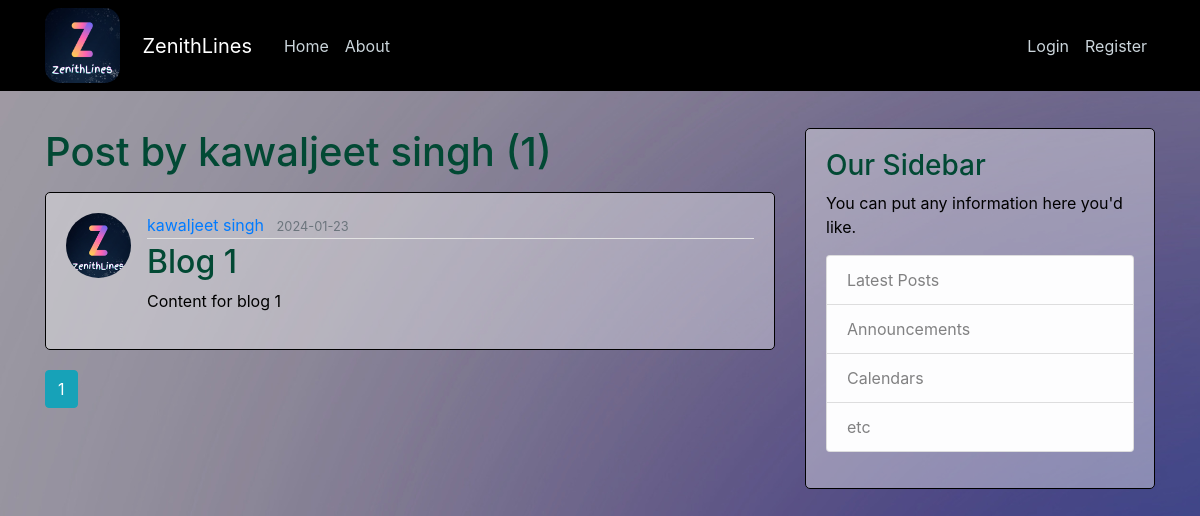
The app's page /user/kawaljeet singh, older data.
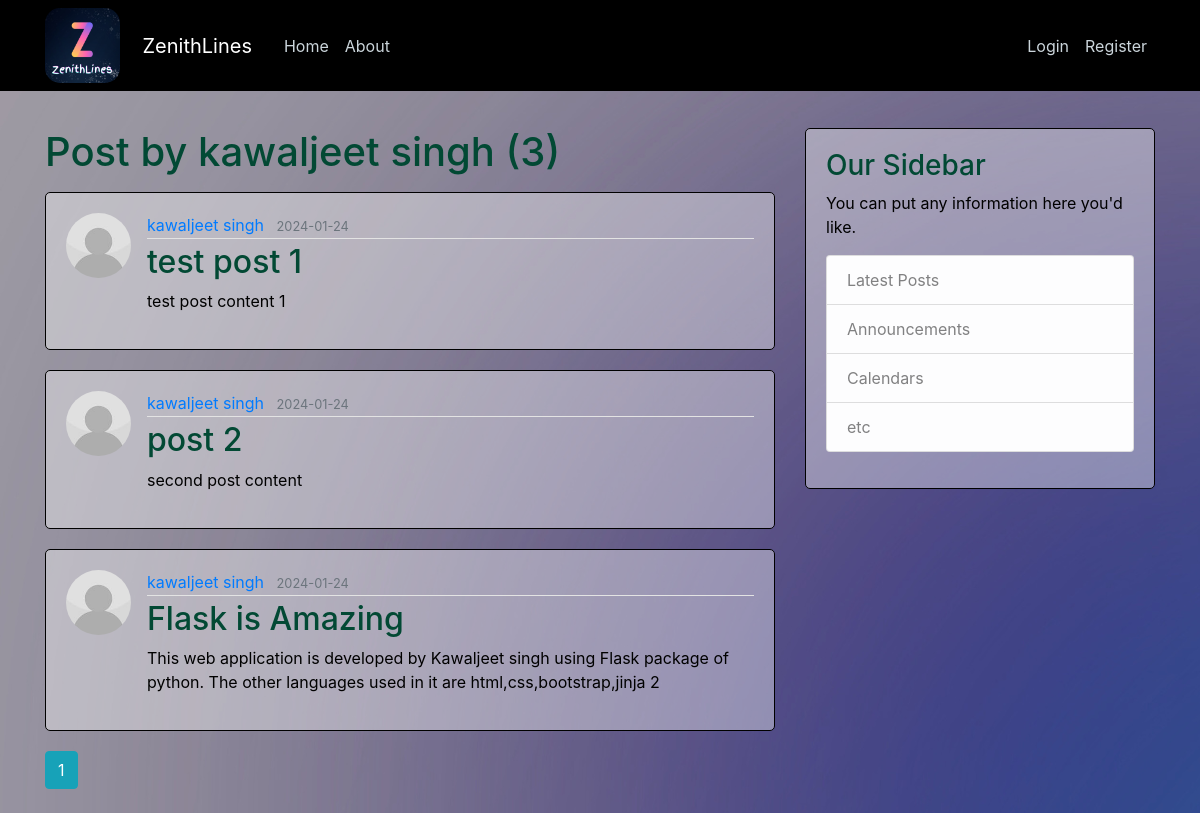
The same page, newer data.
### ZenithLines/models.py (models this page shows, shortened)
class User(db.Model,UserMixin):
    id = db.Column(db.Integer, primary_key=True)
    username = db.Column(db.String(20), unique=True, nullable=False)
    email = db.Column(db.String(120), unique=True, nullable=False)
    image_file = db.Column(db.String(20), nullable=False, default='default.jpg')
    password = db.Column(db.String(60), nullable=False)
    posts = db.relationship('Post', backref='author', lazy='select')

class Post(db.Model):
    id = db.Column(db.Integer, primary_key=True)
    title = db.Column(db.String(100), nullable=False)
    date_posted = db.Column(db.DateTime, nullable=False, default=datetime.utcnow)
    content = db.Column(db.Text, nullable=False)
    user_id = db.Column(db.Integer, db.ForeignKey('user.id'), nullable=False)

### ZenithLines/users/routes.py (the view)
@users.route("/user/<string:username>")
def user_posts(username):
    page = request.args.get('page', 1, type=int)
    user = User.query.filter_by(username=username).first_or_404()
    posts = Post.query.filter_by(author=user)\
        .order_by(Post.date_posted.desc())\
        .paginate(page=page, per_page=5)
    return render_template('user_posts.html', posts=posts, user=user)

### ZenithLines/templates/user_posts.html
{% extends "layout.html" %}
{% block content %}
    <h1 class="mb-3">Post by {{ user.username }} ({{ posts.total }})</h1>
    {% for post in posts.items %}
        <article class="media content-section">
          <img class="rounded-circle article-img" src="{{ url_for('static',filename=post.author.image_file) }}">
          <div class="media-body">
            <div class="article-metadata">
              <a class="mr-2" href="{{ url_for('users.user_posts', username=post.author.username) }}">{{ post.author.username }}</a>
              <small class="text-muted">{{ post.date_posted.strftime('%Y-%m-%d') }}</small>
            </div>
            <h2><a class="article-title" href="{{ url_for('posts.post',post_id=post.id) }}">{{ post.title }}</a></h2>
            <p class="article-content">{{ post.content }}</p>
          </div>
        </article>
    {% endfor %}
    {% for page_num in posts.iter_pages(left_edge=1, right_edge=1, left_current=1 , right_current=2 ) %}
        {% if page_num %}
          {% if posts.page ==page_num %}
            <a class="btn btn-info mb-4" href="{{ url_for('users.user_posts',username=user.username,page=page_num) }}">{{ page_num }}</a>
          {% else %}
            <a class="btn btn-outline-info mb-4" href="{{ url_for('users.user_posts',username=user.username,page=page_num) }}">{{ page_num }}</a>
          {% endif %}
        {% else %}
          ...
        {% endif %}
    {% endfor %}
{% endblock content %}

### ZenithLines/templates/layout.html (shortened to what this page needs)
<!DOCTYPE html>
<html>
<head>
    <link rel="stylesheet" href="https://maxcdn.bootstrapcdn.com/bootstrap/4.0.0/css/bootstrap.min.css">
    <link rel="stylesheet" type="text/css" href="{{ url_for('static', filename='style.css') }}">
</head>
<body>
    <header class="site-header">
      <nav class="navbar navbar-expand-md navbar-dark bg-steel fixed-top">
        <div class="container">
          <img id="logo" src="{{ url_for('static', filename='Zlogo.png') }} " width="75px" height="75px" >
          <a class="navbar-brand mr-4" href="/">&nbsp;&nbsp;&nbsp;&nbsp;ZenithLines</a>
          <div class="collapse navbar-collapse" id="navbarToggle">
            <div class="navbar-nav mr-auto">
              <a class="nav-item nav-link" href="{{ url_for('main.home') }}">Home</a>
              <a class="nav-item nav-link" href="{{ url_for('main.about') }}">About</a>
            </div>
            <div class="navbar-nav">
              {% if current_user.is_authenticated %}
                <a class="nav-item nav-link" href="{{ url_for('posts.new_post') }}">New Post</a>
                <a class="nav-item nav-link" href="{{ url_for('users.logout') }}">Logout</a>
                <a class="nav-item nav-link" href="{{ url_for('users.account') }}">Account</a>
              {% else %}
                <a class="nav-item nav-link" href="{{ url_for('users.login') }}">Login</a>
                <a class="nav-item nav-link" href="{{ url_for('users.register') }}">Register</a>
              {% endif %}
            </div>
          </div>
        </div>
      </nav>
    </header>
    <br>
    <br>
    <main role="main" class="container">
      <div class="row">
        <div class="col-md-8">
          {% block content %}{% endblock %}
        </div>
        <div class="col-md-4">
          <div class="content-section">
            <h3>Our Sidebar</h3>
            <p class='text--muted'>You can put any information here you'd like.
              <ul class="list-group">
                <li class="list-group-item list-group-item-light">Latest Posts</li>
                <li class="list-group-item list-group-item-light">Announcements</li>
                <li class="list-group-item list-group-item-light">Calendars</li>
                <li class="list-group-item list-group-item-light">etc</li>
              </ul>
            </p>
          </div>
        </div>
      </div>
    </main>
</body>
</html>

### ZenithLines/static/style.css (style rules this page uses)
body { background-image: url('backgroundimg.png'); color: #333333; margin-top: 5rem; }
h1, h2, h3, h4, h5, h6 { color: #024934; }
.bg-steel { background-color: black; }
.site-header .navbar-nav .nav-link { color: #cbd5db; }
.content-section { background: #FDFCFC61; padding: 20px 20px; border: 1px solid black; border-radius: 5px; margin-bottom: 20px; }
.article-title { color: #024934; }
.article-content { color: black; white-space: pre-line; }
.article-img { height: 65px; width: 65px; margin-right: 16px; }
.article-metadata { padding-bottom: 1px; margin-bottom: 4px; border-bottom: 1px solid #e3e3e3 }
img { border-radius: 15px; }
.text--muted { color: black; }

Row changes from the older to the newer data that the page shows:
added Post: image_file (picture), author.username "kawaljeet singh", date_posted "2024-01-24", title "test post 1", content "test post content 1"
added Post: image_file (picture), author.username "kawaljeet singh", date_posted "2024-01-24", title "post 2", content "second post content"
changed Post: image_file: a different picture; date_posted "2024-01-23" → "2024-01-24"; title "Blog 1" → "Flask is Amazing"; content "Content for blog 1" → "This web application is developed by Kawaljeet singh using Flask package of python. The other languages used in it are html,css,bootstrap,jinja 2"
Text that changed along with them:
{{ posts.total }}: "1" → "3"
